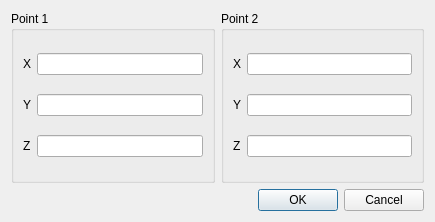
<?xml version="1.0" encoding="UTF-8"?>
<ui version="4.0">
 <class>qtDefineVOI</class>
 <widget class="QDialog" name="qtDefineVOI">
  <property name="geometry">
   <rect>
    <x>0</x>
    <y>0</y>
    <width>435</width>
    <height>222</height>
   </rect>
  </property>
  <property name="windowTitle">
   <string>Define VOI Dialog</string>
  </property>
  <layout class="QGridLayout" name="gridLayout_3">
   <item row="0" column="0">
    <widget class="QGroupBox" name="groupBox">
     <property name="title">
      <string>Point 1</string>
     </property>
     <layout class="QGridLayout" name="gridLayout">
      <item row="0" column="1">
       <widget class="QLabel" name="label">
        <property name="sizePolicy">
         <sizepolicy hsizetype="Fixed" vsizetype="Minimum">
          <horstretch>0</horstretch>
          <verstretch>0</verstretch>
         </sizepolicy>
        </property>
        <property name="text">
         <string>X</string>
        </property>
       </widget>
      </item>
      <item row="2" column="1">
       <widget class="QLabel" name="label_2">
        <property name="sizePolicy">
         <sizepolicy hsizetype="Fixed" vsizetype="Minimum">
          <horstretch>0</horstretch>
          <verstretch>0</verstretch>
         </sizepolicy>
        </property>
        <property name="text">
         <string>Y</string>
        </property>
       </widget>
      </item>
      <item row="3" column="1">
       <widget class="QLabel" name="label_3">
        <property name="sizePolicy">
         <sizepolicy hsizetype="Fixed" vsizetype="Minimum">
          <horstretch>0</horstretch>
          <verstretch>0</verstretch>
         </sizepolicy>
        </property>
        <property name="text">
         <string>Z</string>
        </property>
       </widget>
      </item>
      <item row="0" column="2">
       <widget class="QLineEdit" name="X1"/>
      </item>
      <item row="2" column="2">
       <widget class="QLineEdit" name="Y1"/>
      </item>
      <item row="3" column="2">
       <widget class="QLineEdit" name="Z1"/>
      </item>
     </layout>
    </widget>
   </item>
   <item row="0" column="1">
    <widget class="QGroupBox" name="groupBox_2">
     <property name="title">
      <string>Point 2</string>
     </property>
     <layout class="QGridLayout" name="gridLayout_2">
      <item row="0" column="1">
       <widget class="QLabel" name="label_4">
        <property name="sizePolicy">
         <sizepolicy hsizetype="Fixed" vsizetype="Minimum">
          <horstretch>0</horstretch>
          <verstretch>0</verstretch>
         </sizepolicy>
        </property>
        <property name="text">
         <string>X</string>
        </property>
       </widget>
      </item>
      <item row="1" column="1">
       <widget class="QLabel" name="label_5">
        <property name="sizePolicy">
         <sizepolicy hsizetype="Fixed" vsizetype="Minimum">
          <horstretch>0</horstretch>
          <verstretch>0</verstretch>
         </sizepolicy>
        </property>
        <property name="text">
         <string>Y</string>
        </property>
       </widget>
      </item>
      <item row="2" column="1">
       <widget class="QLabel" name="label_6">
        <property name="sizePolicy">
         <sizepolicy hsizetype="Fixed" vsizetype="Minimum">
          <horstretch>0</horstretch>
          <verstretch>0</verstretch>
         </sizepolicy>
        </property>
        <property name="text">
         <string>Z</string>
        </property>
       </widget>
      </item>
      <item row="0" column="2">
       <widget class="QLineEdit" name="X2"/>
      </item>
      <item row="1" column="2">
       <widget class="QLineEdit" name="Y2"/>
      </item>
      <item row="2" column="2">
       <widget class="QLineEdit" name="Z2"/>
      </item>
     </layout>
    </widget>
   </item>
   <item row="1" column="0" colspan="2">
    <widget class="QDialogButtonBox" name="buttonBox">
     <property name="orientation">
      <enum>Qt::Horizontal</enum>
     </property>
     <property name="standardButtons">
      <set>QDialogButtonBox::Cancel|QDialogButtonBox::Ok</set>
     </property>
    </widget>
   </item>
  </layout>
 </widget>
 <resources/>
 <connections>
  <connection>
   <sender>buttonBox</sender>
   <signal>accepted()</signal>
   <receiver>qtDefineVOI</receiver>
   <slot>accept()</slot>
   <hints>
    <hint type="sourcelabel">
     <x>248</x>
     <y>254</y>
    </hint>
    <hint type="destinationlabel">
     <x>157</x>
     <y>274</y>
    </hint>
   </hints>
  </connection>
  <connection>
   <sender>buttonBox</sender>
   <signal>rejected()</signal>
   <receiver>qtDefineVOI</receiver>
   <slot>reject()</slot>
   <hints>
    <hint type="sourcelabel">
     <x>316</x>
     <y>260</y>
    </hint>
    <hint type="destinationlabel">
     <x>286</x>
     <y>274</y>
    </hint>
   </hints>
  </connection>
 </connections>
</ui>
